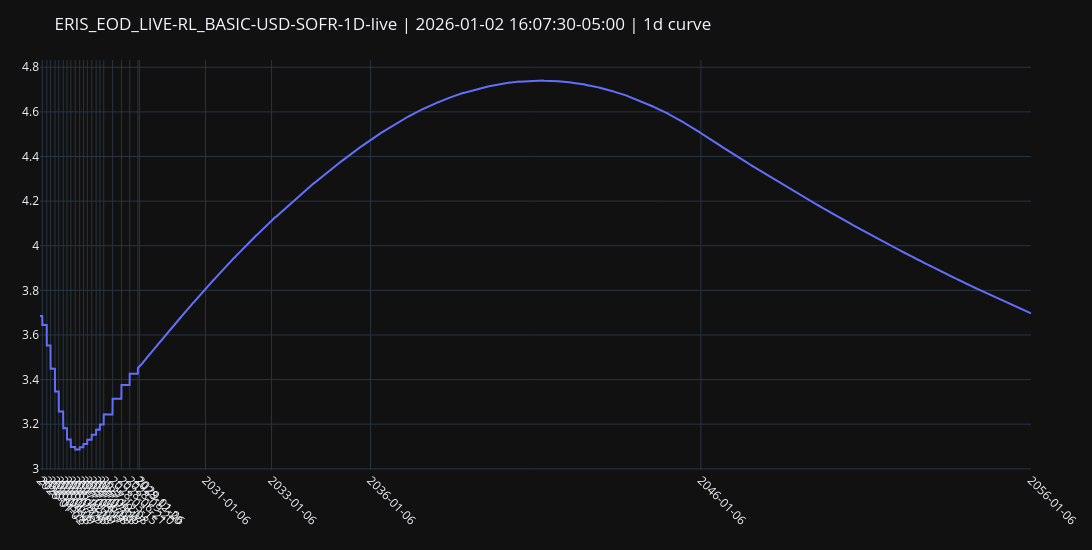

This figure's notebook cell:
### Code cell
x_data_num, y_data_rate = curve_handle.handle()._plot_rates("1d", left=rl.NoInput(0), right=rl.NoInput(0))
plot_data_dict = dict(zip(x_data_num, [y.real for y in y_data_rate]))

calendar = ql.UnitedStates(ql.UnitedStates.FederalReserve)
filtered_plot_data = {dt: rate for dt, rate in plot_data_dict.items() if calendar.isBusinessDay(ql.Date(dt.day, dt.month, dt.year))}

x_business_days = list(filtered_plot_data.keys())
y_business_rates = list(filtered_plot_data.values())
curve_nodes = curve_handle.handle().nodes._nodes.keys()

# fig, ax = plt.subplots()
# ax.plot(x_business_days, y_business_rates)
# ax.xaxis.set_major_formatter(mdates.DateFormatter("%Y-%m-%d"))
# plt.xticks(rotation=45, ha="right")  # Rotate ticks for better readability
# ax.grid(True, linestyle="--", alpha=0.6)

# ticks = [t.tz_localize(None) if getattr(t, "tzinfo", None) else t for t in curve_nodes]
# ax.set_xticks(mdates.date2num(ticks))
# ax.xaxis.set_major_formatter(mdates.DateFormatter("%Y-%m-%d"))
# plt.title(f"{curve_handle.meta()["id"]} | {curve_handle.meta()["timestamp"]} | 1d")
# plt.xticks(rotation=45)
# plt.tight_layout()
# plt.show()


fig = go.Figure()
fig.add_trace(go.Scatter(x=x_business_days, y=y_business_rates, mode="lines", name="1D"))

tick_vals = [pd.Timestamp(t).tz_localize(None) for t in curve_nodes]
tick_text = [pd.Timestamp(t).strftime("%Y-%m-%d") for t in tick_vals]

fig.update_layout(
    title=f"{curve_handle.meta()["id"]} | {curve_handle.meta()["timestamp"]} | 1d curve",
    template="plotly_dark",
    margin=dict(l=40, r=20, t=60, b=80),
    xaxis=dict(tickmode="array", tickvals=tick_vals, ticktext=tick_text, tickangle=45, showgrid=True),
    height=550,
    width=1500,
    yaxis=dict(showgrid=True),
)
fig.update_xaxes(
    showspikes=True,
    spikecolor="white",
    spikesnap="cursor",
    spikemode="across",
    showgrid=True,
)
fig.update_yaxes(
    showspikes=True,
    spikecolor="white",
    spikesnap="cursor",
    spikethickness=0.5,
    showgrid=True,
)

fig.show()

### Figure 1 — Plotly figure (JSON) as saved in the notebook; plotly's stock layout.template omitted (floating-point values rounded to 4 significant figures; data arrays with more than 128 entries replaced by an {"elided": "..."} marker saying what was removed)
{"data": [{"mode": "lines", "name": "1D", "type": "scatter", "x": {"elided": "7523 str values"}, "y": {"elided": "7523 float values"}}], "layout": {"height": 550, "margin": {"b": 80, "l": 40, "r": 20, "t": 60}, "title": {"text": "ERIS_EOD_LIVE-RL_BASIC-USD-SOFR-1D-live | 2026-01-02 16:07:30-05:00 | 1d curve"}, "width": 1500, "xaxis": {"showgrid": true, "showspikes": true, "spikecolor": "white", "spikemode": "across", "spikesnap": "cursor", "tickangle": 45, "tickmode": "array", "ticktext": ["2026-01-02", "2026-01-28", "2026-03-18", "2026-04-29", "2026-06-17", "2026-07-29", "2026-09-16", "2026-10-28", "2026-12-09", "2027-01-27", "2027-03-17", "2027-04-28", "2027-06-09", "2027-07-28", "2027-09-15", "2027-10-27", "2027-12-08", "2028-03-15", "2028-06-21", "2028-09-20", "2028-12-20", "2029-01-06", "2031-01-06", "2033-01-06", "2036-01-06", "2046-01-06", "2056-01-06"], "tickvals": ["2026-01-02T00:00:00", "2026-01-28T00:00:00", "2026-03-18T00:00:00", "2026-04-29T00:00:00", "2026-06-17T00:00:00", "2026-07-29T00:00:00", "2026-09-16T00:00:00", "2026-10-28T00:00:00", "2026-12-09T00:00:00", "2027-01-27T00:00:00", "2027-03-17T00:00:00", "2027-04-28T00:00:00", "2027-06-09T00:00:00", "2027-07-28T00:00:00", "2027-09-15T00:00:00", "2027-10-27T00:00:00", "2027-12-08T00:00:00", "2028-03-15T00:00:00", "2028-06-21T00:00:00", "2028-09-20T00:00:00", "2028-12-20T00:00:00", "2029-01-06T00:00:00", "2031-01-06T00:00:00", "2033-01-06T00:00:00", "2036-01-06T00:00:00", "2046-01-06T00:00:00", "2056-01-06T00:00:00"]}, "yaxis": {"showgrid": true, "showspikes": true, "spikecolor": "white", "spikesnap": "cursor", "spikethickness": 0.5}}}
